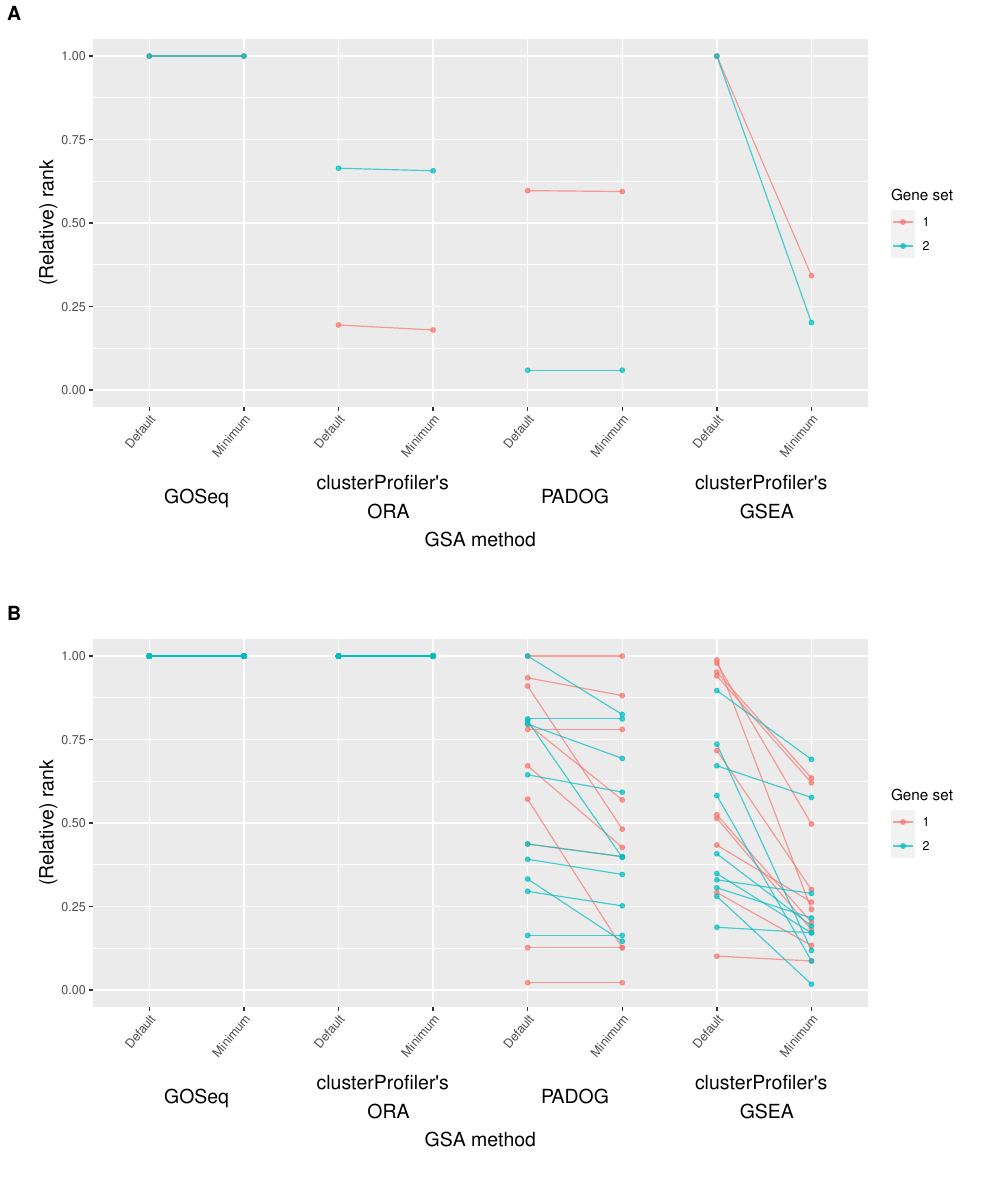

Source code (R):
################################################################################
### Results Illustrations for the optimization of the ranks for Bottomly data
### and the random permutations of the true sample labels ######################
################################################################################

library(ggplot2)
library(tidyr)
library(cowplot)

################################################################################
### load help functions to generate results illustrations ######################
################################################################################

source("./Results_illustrations/helpfunctions_results_illustrations_pvalue_rank.R")

################################################################################
################################################################################
# Load optimization results for the TRUE SAMPLE LABELS #########################
################################################################################
################################################################################

#Load GOSeq results

# Demethylation
load("./Results/optimRank_GOSeq_MetabolicProcess_Bottomly_OriginalPhenotype.RData")

# t Cell mediated immunity
load("./Results/optimRank_GOSeq_CellularProcess_Bottomly_OriginalPhenotype.RData")


# Load clusterProfiler's ORA results

# Demethylation
load("./Results/optimRank_ORA_tCell_Bottomly_OriginalPhenotype.RData")

# t Cell mediated immunity
load("./Results/optimRank_ORA_Demethylation_Bottomly_OriginalPhenotype.RData")


# Load clusterProfiler's GSEA results

# Demethylation
load("./Results/optimRank_cP_GSEA_tCell_Bottomly_OriginalPhenotype.RData")

# t-Cell mediated immunity
load("./Results/optimRank_cP_GSEA_Demethylation_Bottomly_OriginalPhenotype.RData")


# Load PADOG results

# (i) Primary Immunodeficiency
load("./Results/optimRank_PADOG_PrimaryImmunodeficiency_Bottomly_OriginalPhenotype.RData")

# (ii) Graft vs Host
load("./Results/optimRank_PADOG_GraftvsHost_Bottomly_OriginalPhenotype.RData")


# Load clusterProfiler's GSEA results



# GSEA & GSEAPreranked results
# Since these are both web-based tools, the optimization of the result was performed manually and outside of R.
# -> We therefore have to preprocess the information on the increase of the differentially enriched gene sets manually
# -> see below





################################################################################
### Prepare results ############################################################
################################################################################

# From each stepwise optimization process, we extract the default and the optimal
# results for the true sample labels


################################################################################
### GOSeq ######################################################################
################################################################################

# Gene set t Cell mediated immunity

# default p_adj
rel_rank_GOSeq_CellularProcess_truephen_default <-
  optimRank_GOSeq_CellularProcess_Bottomly_originalphenotype$documentation$rank[1]
# optimal p_adj
rel_rank_GOSeq_CellularProcess_truephen_optim <-
  optimRank_GOSeq_CellularProcess_Bottomly_originalphenotype$documentation$rank[length(optimRank_GOSeq_CellularProcess_Bottomly_originalphenotype$documentation$rank)]


# Gene set Demethylation

# default p_adj
rel_rank_GOSeq_MetabolicProcess_truephen_default <-
  optimRank_GOSeq_MetabolicProcess_Bottomly_originalphenotype$documentation$rank[1]
# optimal p_adj
rel_rank_GOSeq_MetabolicProcess_truephen_optim <-
  optimRank_GOSeq_MetabolicProcess_Bottomly_originalphenotype$documentation$rank[length(optimRank_GOSeq_MetabolicProcess_Bottomly_originalphenotype$documentation$rank)]

################################################################################
### DAVID ######################################################################
################################################################################

# extract default and optimal adjusted p-value from the manual documentation

# Gene set t Cell mediated immunity

# default p_adj
rel_rank_DAVID_CellularProcess_truephen_default <- 1
rel_rank_DAVID_CellularProcess_truephen_optim <- 1


# Gene set Demethylation

# default p_adj
rel_rank_DAVID_MetabolicProcess_truephen_default <- 1
# optimal p_adj
rel_rank_DAVID_MetabolicProcess_truephen_optim <- 1

################################################################################
### clusterProfiler's ORA ######################################################
################################################################################

# Gene set t Cell mediated immunity

# default p_adj
rel_rank_cP_ORA_tCell_truephen_default <-
  optimRank_cP_ORA_tCell_Bottomly_originalphenotype$documentation$rank[1]
# optimal p_adj
rel_rank_cP_ORA_tCell_truephen_optim <-
  optimRank_cP_ORA_tCell_Bottomly_originalphenotype$documentation$rank[length(optimRank_cP_ORA_tCell_Bottomly_originalphenotype$documentation$rank)]


# Gene set Demethylation

# optimal p_adj
rel_rank_cP_ORA_Demethylation_truephen_optim <-
  optimRank_cP_ORA_Demethylation_Bottomly_originalphenotype$documentation$rank[length(optimRank_cP_ORA_Demethylation_Bottomly_originalphenotype$documentation$rank)]
# default p_adj
rel_rank_cP_ORA_Demethylation_truephen_default <-
  optimRank_cP_ORA_Demethylation_Bottomly_originalphenotype$documentation$rank[1]





################################################################################
### PADOG ######################################################################
################################################################################

# Gene set Primary Immunodeficiency

# default p_adj
rel_rank_PADOG_PrimImmun_truephen_default <-
  optimRank_PADOG_PrimaryImmunodeficiency_Bottomly_originalphenotype$documentation$rank[1]
# optimal p_adj
rel_rank_PADOG_PrimImmun_truephen_optim <-
  optimRank_PADOG_PrimaryImmunodeficiency_Bottomly_originalphenotype$documentation$rank[length(optimRank_PADOG_PrimaryImmunodeficiency_Bottomly_originalphenotype$documentation$rank)]


# Gene set Graft vs Host

# default p_adj
rel_rank_PADOG_GraftvsHost_truephen_default <-
  optimRank_PADOG_GraftvsHost_Bottomly_originalphenotype$documentation$rank[1]
# optimal p_adj
rel_rank_PADOG_GraftvsHost_truephen_optim <-
  optimRank_PADOG_GraftvsHost_Bottomly_originalphenotype$documentation$rank[length(optimRank_PADOG_GraftvsHost_Bottomly_originalphenotype$documentation$rank)]


################################################################################
### clusterProfiler's GSEA #####################################################
################################################################################

# Gene set t Cell mediated immunity

# default p_adj
rel_rank_cP_GSEA_tCell_truephen_default <-
  optimRank_tCell_Bottomly_originalphenotype$documentation$rank[1]
# optimal p_adj
rel_rank_cP_GSEA_tCell_truephen_optim <-
  optimRank_tCell_Bottomly_originalphenotype$documentation$rank[length(optimRank_tCell_Bottomly_originalphenotype$documentation$rank)]


# Gene set Demethylation

# optimal p_adj
rel_rank_cP_GSEA_Demethylation_truephen_optim <-
  optimRank_Demethylation_Bottomly_originalphenotype$documentation$rank[length(optimRank_Demethylation_Bottomly_originalphenotype$documentation$rank)]
# default p_adj
rel_rank_cP_GSEA_Demethylation_truephen_default <-
  optimRank_Demethylation_Bottomly_originalphenotype$documentation$rank[1]



################################################################################
### GSEA #######################################################################
################################################################################

# extract default and optimal adjusted p-value from the manual documentation

# Gene set t Cell mediated immunity

# default p_adj
rel_rank_GSEA_tCell_truephen_default <- 0.9645
# optimal p_adj
rel_rank_GSEA_tCell_truephen_optim <- 0.8638


# Gene set Demethylation

# default p_adj
rel_rank_GSEA_Demethylation_truephen_default <- 0.9703
# optimal p_adj
rel_rank_GSEA_Demethylation_truephen_optim <- 0.8922



################################################################################
### GSEAPreranked ##############################################################
################################################################################

# Gene set t Cell mediated immunity

# default p_adj
rel_rank_GSEAPreranked_tCell_truephen_default <- 1
# optimal p_adj
rel_rank_GSEAPreranked_tCell_truephen_optim <- 1


# Gene set Demethylation

# default p_adj
rel_rank_GSEAPreranked_Demethylation_truephen_default <- 1
# optimal p_adj
rel_rank_GSEAPreranked_Demethylation_truephen_optim <- 0.7782


################################################################################
### Illustration plots #########################################################
################################################################################

# In the following section, we plot all default vs. adjusted p-values for all
# optimization processes performed in the Bottomly data set

# We generate ONE plot which contains the default vs. adjusted p-values

# - for all GSA tools (we stratify the plot by the GSA tools)
# - for all gene sets considered (indicated by color)


# At first, we prepare two data sets separately (each containing the adjusted
# p-values for ONE of the two gene sets for each tools, respectively)
# We then combine both data sets later on and generate one plot



# (i) Random permutations of the random permutations of the sample conditions, first data set
rel_rank_GeneSet1_truephen <- data.frame(cP_ORA = c(rel_rank_cP_ORA_tCell_truephen_default, rel_rank_cP_ORA_tCell_truephen_optim),
                                         GOSeq = c(rel_rank_GOSeq_MetabolicProcess_truephen_default, rel_rank_GOSeq_MetabolicProcess_truephen_optim),
                                         PADOG = c(rel_rank_PADOG_PrimImmun_truephen_default, rel_rank_PADOG_PrimImmun_truephen_optim),
                                         cP_GSEA = c(rel_rank_cP_GSEA_tCell_truephen_default, rel_rank_cP_GSEA_tCell_truephen_optim),
                                         state = c("Default","Maximum")) # state: default vs. optimum






# (ii) Random permutations of the random permutations of the sample conditions, second data set
rel_rank_GeneSet2_truephen <- data.frame(cP_ORA = c(rel_rank_cP_ORA_Demethylation_truephen_default, rel_rank_cP_ORA_Demethylation_truephen_optim),
                                         GOSeq = c(rel_rank_GOSeq_CellularProcess_truephen_default, rel_rank_GOSeq_CellularProcess_truephen_optim),
                                         PADOG = c(rel_rank_PADOG_GraftvsHost_truephen_default, rel_rank_PADOG_GraftvsHost_truephen_optim),
                                         cP_GSEA = c(rel_rank_cP_GSEA_Demethylation_truephen_default, rel_rank_cP_GSEA_Demethylation_truephen_optim),
                                         state = c("Default","Maximum")) # state: default vs. optimum





################################################################################
################################################################################
# Load optimization results for the PERMUTED SAMPLE LABELS #####################
################################################################################
################################################################################

#Load GOSeq results

# Demethylation
load("./Results/optimRank_GOSeq_MetabolicProcess_Bottomly_PhenotypePermutations.RData")

# t Cell mediated immunity
load("./Results/optimRank_GOSeq_CellularProcess_Bottomly_PhenotypePermutations.RData")


# Load clusterProfiler's ORA results

# Demethylation
load("./Results/optimRank_ORA_tCell_Bottomly_PhenotypePermutations.RData")

# t Cell mediated immunity
load("./Results/optimRank_ORA_Demethylation_Bottomly_PhenotypePermutations.RData")




# Load PADOG results

# (i) Primary Immunodeficiency
load("./Results/optimRank_PADOG_PrimaryImmunodeficiency_Bottomly_PhenotypePermutations.RData")

# (ii) Graft vs Host
load("./Results/optimRank_PADOG_GraftvsHost_Bottomly_PhenotypePermutations.RData")


# Load clusterProfiler's GSEA results

# Demethylation
load("./Results/optimRank_cP_GSEA_Demethylation_Bottomly_PhenotypePermutations.RData")

# t-Cell mediated immunity
load("./Results/optimRank_cP_GSEA_tCell_Bottomly_PhenotypePermutations.RData")





################################################################################
### Prepare results ############################################################
################################################################################

# From each stepwise optimization process, we extract the default and the optimal
# results for the 10 permutations of the true sample labels


################################################################################
### GOSeq ######################################################################
################################################################################

# Gene set t Cell mediated immunity

# store default p_adj for the 10 permutations of the true sample labels
rank_GOSeq_CellularProcess_phenpermutation_default <- c()
# store optimal p_adj for the 10 permutations of the true sample labels
rank_GOSeq_CellularProcess_phenpermutation_optim <- c()


# Demethylation
# store default p_adj for the 10 permutations of the true sample labels
rank_GOSeq_MetabolicProcess_phenpermutation_default <- c()
# store optimal p_adj for the 10 permutations of the true sample labels
rank_GOSeq_MetabolicProcess_phenpermutation_optim <- c()


for(i in 1:10){

  # t Cell mediated immunity

  # store the default number of differentially enriched gene sets
  rank_GOSeq_CellularProcess_phenpermutation_default[i] <-
    optimRank_GOSeq_CellularProcess_Bottomly_Phenotypepermutations[[i]]$documentation$rank[1]
  # store the optimal number of differentially enriched gene sets
  rank_GOSeq_CellularProcess_phenpermutation_optim[i] <-
    optimRank_GOSeq_CellularProcess_Bottomly_Phenotypepermutations[[i]]$documentation$rank[length(optimRank_GOSeq_CellularProcess_Bottomly_Phenotypepermutations[[i]]$documentation$rank)]


  # Demethylation

  # store the default number of differentially enriched gene sets
  rank_GOSeq_MetabolicProcess_phenpermutation_default[i] <-
    optimRank_GOSeq_MetabolicProcess_Bottomly_phenotypepermutations[[i]]$documentation$rank[1]
  # store the optimal number of differentially enriched gene sets
  rank_GOSeq_MetabolicProcess_phenpermutation_optim[i] <-
    optimRank_GOSeq_MetabolicProcess_Bottomly_phenotypepermutations[[i]]$documentation$rank[length(optimRank_GOSeq_MetabolicProcess_Bottomly_phenotypepermutations[[i]]$documentation$rank)]

}


################################################################################
### clusterProfiler's ORA ######################################################
################################################################################


# Demethylation

# store default p_adj for the 10 permutations of the true sample labels
rank_cP_ORA_Demethylation_phenpermutation_default <- c()
# store optimal p_adj for the 10 permutations of the true sample labels
rank_cP_ORA_Demethylation_phenpermutation_optim <- c()


# t Cell mediated immunity
# store default p_adj for the 10 permutations of the true sample labels
rank_cP_ORA_tCell_phenpermutation_default <- c()
# store optimal p_adj for the 10 permutations of the true sample labels
rank_cP_ORA_tCell_phenpermutation_optim <- c()


for(i in 1:10){

  # Cellular Process

  # store the default number of differentially enriched gene sets
  rank_cP_ORA_Demethylation_phenpermutation_default[i] <-
    optimRank_cP_ORA_Demethylation_Bottomly_Phenotypepermutations[[i]]$documentation$rank[1]
  # store the optimal number of differentially enriched gene sets
  rank_cP_ORA_Demethylation_phenpermutation_optim[i] <-
    optimRank_cP_ORA_Demethylation_Bottomly_Phenotypepermutations[[i]]$documentation$rank[length(optimRank_cP_ORA_Demethylation_Bottomly_Phenotypepermutations[[i]]$documentation$rank)]


  # Metabolic Process

  # store the default number of differentially enriched gene sets
  rank_cP_ORA_tCell_phenpermutation_default[i] <-
    optimRank_cP_ORA_tCell_Bottomly_phenotypepermutations[[i]]$documentation$rank[1]
  # store the optimal number of differentially enriched gene sets
  rank_cP_ORA_tCell_phenpermutation_optim[i] <-
    optimRank_cP_ORA_tCell_Bottomly_phenotypepermutations[[i]]$documentation$rank[length(optimRank_cP_ORA_tCell_Bottomly_phenotypepermutations[[i]]$documentation$rank)]

}

################################################################################
### PADOG ######################################################################
################################################################################

# Primary Immundeficiency

# store default p_adj for the 10 permutations of the true sample labels
rank_PADOG_PrimImmun_phenpermutation_default <- c()
# store optimal p_adj for the 10 permutations of the true sample labels
rank_PADOG_PrimImmun_phenpermutation_optim <- c()


# Graft versus host disease
# store default p_adj for the 10 permutations of the true sample labels
rank_PADOG_GraftvsHost_phenpermutation_default <- c()
# store optimal p_adj for the 10 permutations of the true sample labels
rank_PADOG_GraftvsHost_phenpermutation_optim <- c()


for(i in 1:10){

  # Primary immunodeficiency

  # store the default number of differentially enriched gene sets
  rank_PADOG_PrimImmun_phenpermutation_default[i] <- optimRank_PADOG_PrimaryImmunodeficiency_Bottomly_phenotypepermutations[[i]]$documentation$rank[1]
  # store the optimal number of differentially enriched gene sets
  rank_PADOG_PrimImmun_phenpermutation_optim[i] <- optimRank_PADOG_PrimaryImmunodeficiency_Bottomly_phenotypepermutations[[i]]$documentation$rank[length(optimRank_PADOG_PrimaryImmunodeficiency_Bottomly_phenotypepermutations[[i]]$documentation$rank)]


  # Graft versus host disease

  # store the default number of differentially enriched gene sets
  rank_PADOG_GraftvsHost_phenpermutation_default[i] <- optimRank_PADOG_GraftvsHost_Bottomly_phenotypepermutations[[i]]$documentation$rank[1]
  # store the optimal number of differentially enriched gene sets
  rank_PADOG_GraftvsHost_phenpermutation_optim[i] <- optimRank_PADOG_GraftvsHost_Bottomly_phenotypepermutations[[i]]$documentation$rank[length(optimRank_PADOG_GraftvsHost_Bottomly_phenotypepermutations[[i]]$documentation$rank)]

}


################################################################################
### clusterProfiler's GSEA #####################################################
################################################################################

# Gene set t Cell mediated immunity

# store default p_adj for the 10 permutations of the true sample labels
rank_cP_GSEA_tCell_phenpermutation_default <- c()
# store optimal p_adj for the 10 permutations of the true sample labels
rank_cP_GSEA_tCell_phenpermutation_optim <- c()


# Demethylation
# store default p_adj for the 10 permutations of the true sample labels
rank_cP_GSEA_Demethylation_phenpermutation_default <- c()
# store optimal p_adj for the 10 permutations of the true sample labels
rank_cP_GSEA_Demethylation_phenpermutation_optim <- c()


for(i in 1:10){

  # t Cell mediated immunity

  # store the default number of differentially enriched gene sets
  rank_cP_GSEA_tCell_phenpermutation_default[i] <- optimRank_tCell_Bottomly_phenotypepermutations[[i]]$documentation$rank[1]
  # store the optimal number of differentially enriched gene sets
  rank_cP_GSEA_tCell_phenpermutation_optim[i] <- optimRank_tCell_Bottomly_phenotypepermutations[[i]]$documentation$rank[length(optimRank_tCell_Bottomly_phenotypepermutations[[i]]$documentation$rank)]


  # Demethylation

  # store the default number of differentially enriched gene sets
  rank_cP_GSEA_Demethylation_phenpermutation_default[i] <- optimRank_Demethylation_Bottomly_Phenotypepermutations[[i]]$documentation$rank[1]
  # store the optimal number of differentially enriched gene sets
  rank_cP_GSEA_Demethylation_phenpermutation_optim[i] <- optimRank_Demethylation_Bottomly_Phenotypepermutations[[i]]$documentation$rank[length(optimRank_Demethylation_Bottomly_Phenotypepermutations[[i]]$documentation$rank)]

}



################################################################################
### Illustration plots #########################################################
################################################################################

# In the following section, we plot all default vs. adjusted p-values for all
# optimization processes performed in the Bottomly data set

# We generate ONE plot which contains the default vs. adjusted p-values

# - for all GSA tools (we stratify the plot by the GSA tools)
# - for all gene sets considered (indicated by color)


# At first, we prepare two data sets separately (each containing the adjusted
# p-values for ONE of the two gene sets for each tools, respectively)
# We then combine both data sets later on and generate one plot



# (i) Random permutations of the random permutations of the sample conditions, first data set
rel_rank_GeneSet1_phenpermutation <- data.frame(cP_ORA = c(rank_cP_ORA_tCell_phenpermutation_default, rank_cP_ORA_tCell_phenpermutation_optim),
                                            GOSeq = c(rank_GOSeq_MetabolicProcess_phenpermutation_default, rank_GOSeq_MetabolicProcess_phenpermutation_optim),
                                            PADOG = c(rank_PADOG_PrimImmun_phenpermutation_default, rank_PADOG_PrimImmun_phenpermutation_optim),
                                            cP_GSEA = c(rank_cP_GSEA_tCell_phenpermutation_default, rank_cP_GSEA_tCell_phenpermutation_optim),
                                            state = c(rep("Default",10), rep("Minimum",10)), # state: default vs. optimum
                                            ID = rep(c(1:10),2)) # add the number of the permutation



# (ii) Random permutations of the random permutations of the sample conditions, second data set
rel_rank_GeneSet2_phenpermutation <- data.frame(cP_ORA = c(rank_cP_ORA_Demethylation_phenpermutation_default, rank_cP_ORA_Demethylation_phenpermutation_optim),
                                            GOSeq = c(rank_GOSeq_CellularProcess_phenpermutation_default, rank_GOSeq_CellularProcess_phenpermutation_optim),
                                            PADOG = c(rank_PADOG_GraftvsHost_phenpermutation_default, rank_PADOG_GraftvsHost_phenpermutation_optim),
                                            cP_GSEA = c(rank_cP_GSEA_Demethylation_phenpermutation_default, rank_cP_GSEA_Demethylation_phenpermutation_optim),
                                            state = c(rep("Default",10), rep("Minimum",10)), # state: default vs. optimum
                                            ID = rep(c(1:10),2)) # add the number of the permutation





################################################################################
### Generate ggplots ###########################################################
################################################################################

plot_truelabels <- create_results_illustration_pvalue_rank(rel_rank_GeneSet1_truephen, rel_rank_GeneSet2_truephen,
                                                           "rel_rank", "true_labels")

plot_permutedlabels <- create_results_illustration_pvalue_rank(rel_rank_GeneSet1_phenpermutation, rel_rank_GeneSet2_phenpermutation,
                                                               "rel_rank", "random_permutations")

plot_relrank <- plot_grid(plot_truelabels, plot_permutedlabels, labels=c("A", "B"), ncol = 1, nrow = 2)

## uncomment to save
ggsave("./Results_illustrations/FigureS4.eps",
       width = 10,
       height = 12)


